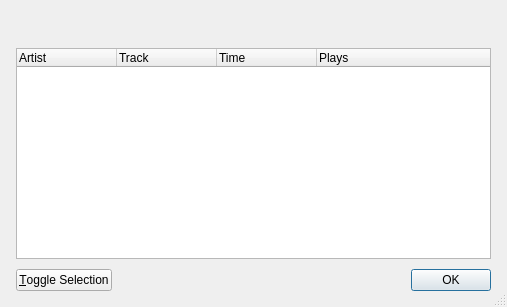
<ui version="4.0" >
 <class>MediaDeviceConfirmDialog</class>
 <widget class="QDialog" name="MediaDeviceConfirmDialog" >
  <property name="geometry" >
   <rect>
    <x>0</x>
    <y>0</y>
    <width>507</width>
    <height>307</height>
   </rect>
  </property>
  <property name="minimumSize" >
   <size>
    <width>350</width>
    <height>250</height>
   </size>
  </property>
  <property name="windowTitle" >
   <string>Last.fm</string>
  </property>
  <property name="sizeGripEnabled" >
   <bool>true</bool>
  </property>
  <layout class="QVBoxLayout" >
   <property name="spacing" >
    <number>6</number>
   </property>
   <property name="leftMargin" >
    <number>16</number>
   </property>
   <property name="topMargin" >
    <number>16</number>
   </property>
   <property name="rightMargin" >
    <number>16</number>
   </property>
   <property name="bottomMargin" >
    <number>16</number>
   </property>
   <item>
    <layout class="QHBoxLayout" >
     <property name="spacing" >
      <number>6</number>
     </property>
     <property name="leftMargin" >
      <number>0</number>
     </property>
     <property name="topMargin" >
      <number>0</number>
     </property>
     <property name="rightMargin" >
      <number>0</number>
     </property>
     <property name="bottomMargin" >
      <number>0</number>
     </property>
     <item>
      <widget class="QLabel" name="messageLabel" >
       <property name="text" >
        <string/>
       </property>
       <property name="alignment" >
        <set>Qt::AlignLeading|Qt::AlignLeft|Qt::AlignTop</set>
       </property>
       <property name="wordWrap" >
        <bool>true</bool>
       </property>
      </widget>
     </item>
    </layout>
   </item>
   <item>
    <spacer>
     <property name="orientation" >
      <enum>Qt::Vertical</enum>
     </property>
     <property name="sizeType" >
      <enum>QSizePolicy::Fixed</enum>
     </property>
     <property name="sizeHint" >
      <size>
       <width>20</width>
       <height>12</height>
      </size>
     </property>
    </spacer>
   </item>
   <item>
    <widget class="QTreeWidget" name="tracksWidget" >
     <property name="selectionMode" >
      <enum>QAbstractItemView::NoSelection</enum>
     </property>
     <property name="rootIsDecorated" >
      <bool>false</bool>
     </property>
     <property name="itemsExpandable" >
      <bool>false</bool>
     </property>
     <property name="columnCount" >
      <number>4</number>
     </property>
     <column>
      <property name="text" >
       <string>Artist</string>
      </property>
     </column>
     <column>
      <property name="text" >
       <string>Track</string>
      </property>
     </column>
     <column>
      <property name="text" >
       <string>Time</string>
      </property>
     </column>
     <column>
      <property name="text" >
       <string>Plays</string>
      </property>
     </column>
    </widget>
   </item>
   <item>
    <spacer>
     <property name="orientation" >
      <enum>Qt::Vertical</enum>
     </property>
     <property name="sizeType" >
      <enum>QSizePolicy::Fixed</enum>
     </property>
     <property name="sizeHint" >
      <size>
       <width>20</width>
       <height>4</height>
      </size>
     </property>
    </spacer>
   </item>
   <item>
    <layout class="QHBoxLayout" >
     <property name="spacing" >
      <number>6</number>
     </property>
     <property name="leftMargin" >
      <number>0</number>
     </property>
     <property name="topMargin" >
      <number>0</number>
     </property>
     <property name="rightMargin" >
      <number>0</number>
     </property>
     <property name="bottomMargin" >
      <number>0</number>
     </property>
     <item>
      <widget class="QPushButton" name="toggle" >
       <property name="sizePolicy" >
        <sizepolicy vsizetype="Fixed" hsizetype="Preferred" >
         <horstretch>0</horstretch>
         <verstretch>0</verstretch>
        </sizepolicy>
       </property>
       <property name="text" >
        <string>&amp;Toggle Selection</string>
       </property>
      </widget>
     </item>
     <item>
      <spacer>
       <property name="orientation" >
        <enum>Qt::Horizontal</enum>
       </property>
       <property name="sizeHint" >
        <size>
         <width>40</width>
         <height>20</height>
        </size>
       </property>
      </spacer>
     </item>
     <item>
      <widget class="QDialogButtonBox" name="buttonBox" >
       <property name="standardButtons" >
        <set>QDialogButtonBox::Ok</set>
       </property>
      </widget>
     </item>
    </layout>
   </item>
  </layout>
 </widget>
 <resources/>
 <connections/>
</ui>
